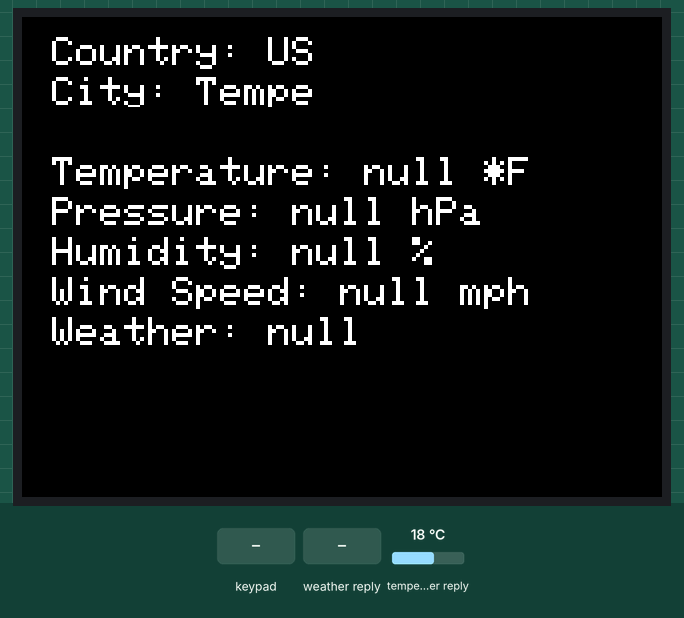
The program below on a simulated ESP32. On the bench: 320×240 colour display. The test bench sets the inputs (shaded band); at power-on: temperature in the weather reply 18 °C. WiFi joins after 1.5 s; servers stay silent unless stated; web services answer with replies made up by the test bench; not simulated (calls return 0 or success): secrets.h; what the program prints to the serial monitor is not drawn.

Above: at 2.8 s.
2.9 s: key 'B' pressed
At 11.1 s:
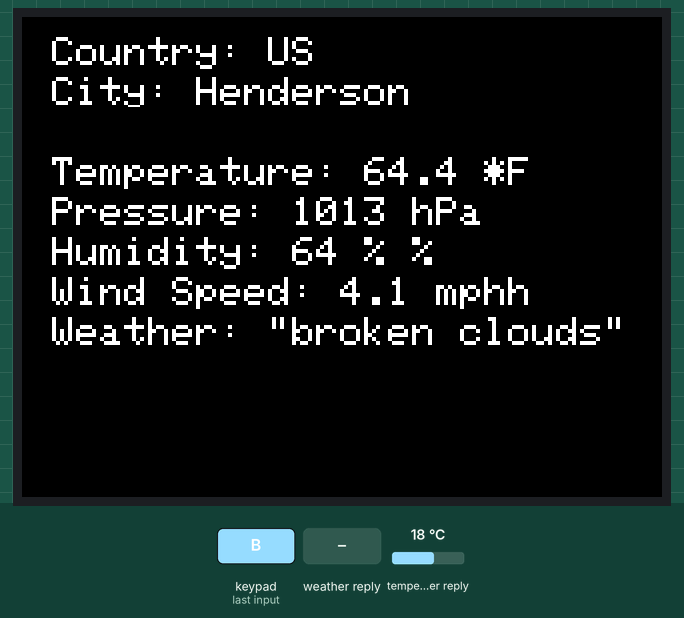
11.8 s: temperature in the weather reply set to -14 °C
At 21.7 s:
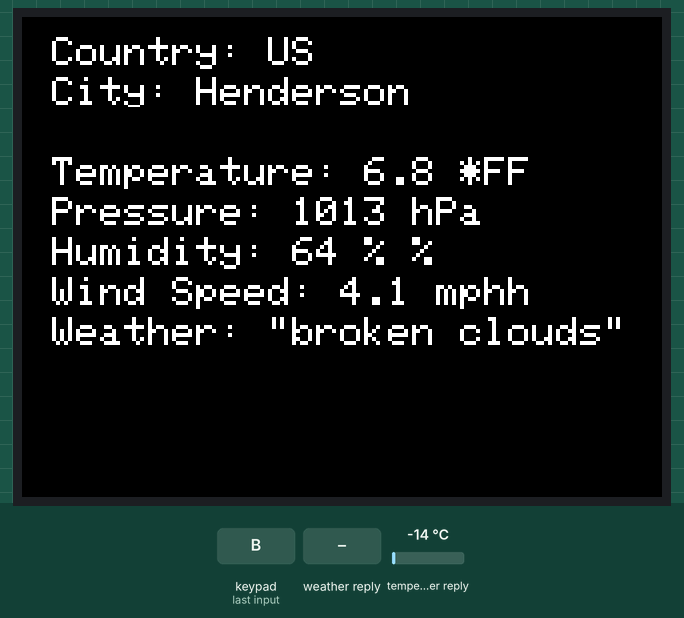
22.1 s: weather in the web reply set to Clear
At 31.5 s:
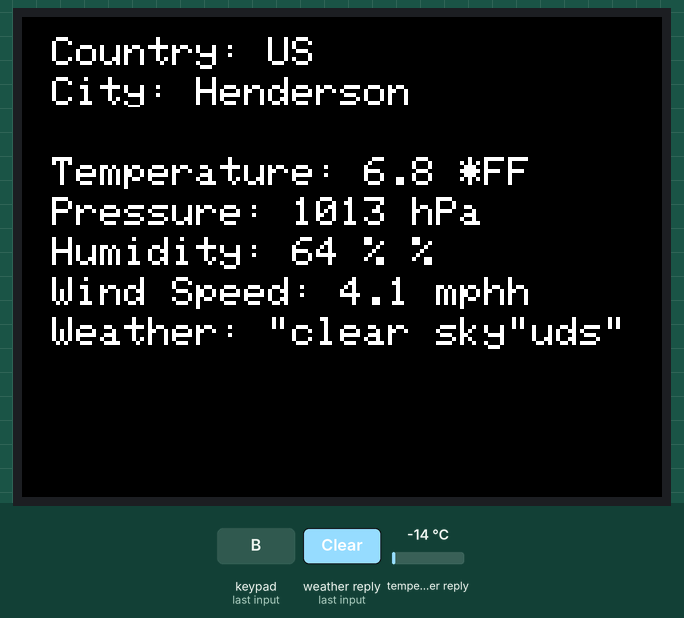
32.3 s: weather in the web reply set to Rain
At 42.2 s:
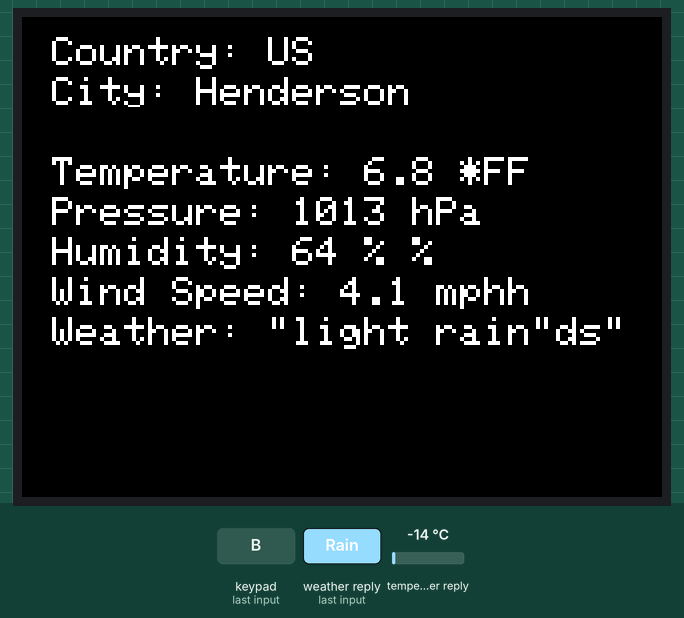
42.6 s: weather in the web reply set to Snow
At 52.5 s:
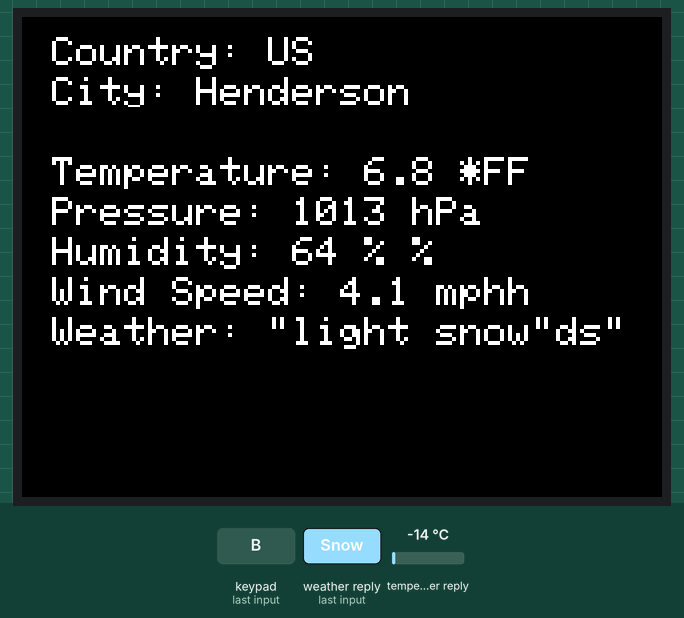
56.6 s: weather in the web reply set to Thunderstorm
At 62.9 s:
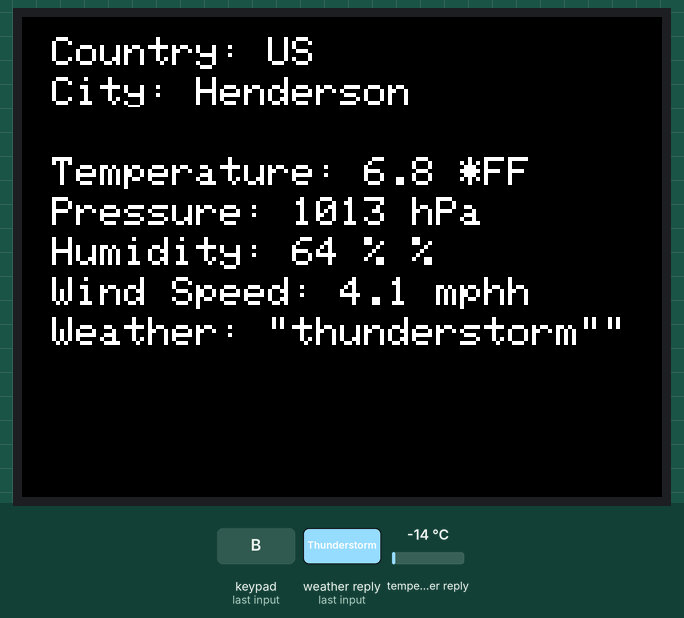
Timing chart, 0 to 64.2 s (numbered marks = the images above; inputs shaded):
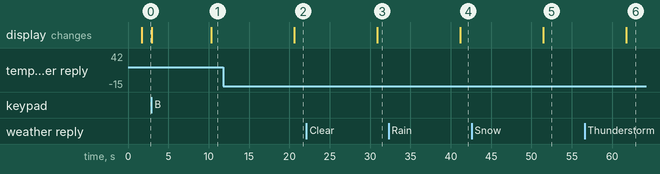

The program:

main.cpp
```cpp
/**
 * 14.1: Using APIs to obtain data
 * Fetches weather data from the OpenWeatherMap API and displays it on the M5Core2 screen.
 * Allows switching between two cities using buttons.
 * Author: Levi Terry
 * Email: lterry80053@uat.edu
 * Due: 8/17/25
 */

// Library imports
#include <Arduino.h>
#include <M5Core2.h>
#include <WiFi.h>
#include <Arduino_JSON.h>
#include <HTTPClient.h>

// Secret imports
#include "secrets.h"

// Global variables
String city = "Tempe";
String countryCode = "US";

JSONVar weatherData;

unsigned long lastUpdateTime = 0;
const unsigned long updateInterval = 10000; // Update every 10 seconds

String jsonBuffer;

void setup() {
  Serial.begin(115200);
  M5.begin();

  // Connect to WiFi
  WiFi.begin(WIFI_SSID, WIFI_PASSWORD);

  Serial.println("Connecting to WiFi...");

  while (WiFi.status() != WL_CONNECTED) {
    Serial.print(".");
    delay(300);
  }
  Serial.println();
  Serial.print("Connected to WiFi. IP Address: ");
  Serial.println(WiFi.localIP());

  M5.Lcd.setTextSize(2);
}

// Function to perform a HTTP GET request
String httpGETRequest(const char* uri)
{
  WiFiClient client;
  HTTPClient http;

  http.begin(client, uri);
  int httpCode = http.GET();

  String payload = "{}";

  if (httpCode > 0)
  {
    Serial.print("HTTP Response code: ");
    Serial.println(httpCode);

    payload = http.getString();
  } else {
    Serial.printf("HTTP GET request failed, error: %s\n", http.errorToString(httpCode).c_str());
  }

  http.end();

  return payload;
}

void loop() {
  M5.update();

  // Check if it's time to update the weather data
  if ((millis() - lastUpdateTime) > updateInterval)
  {
    // Make sure the WiFi is connected before making the request
    if (WiFi.status() == WL_CONNECTED)
    {
      String apiURI = "http://api.openweathermap.org/data/2.5/weather?q=" + city + "," + countryCode + "&appid=" + OPEN_WEATHER_API_KEY + "&units=imperial";

      jsonBuffer = httpGETRequest(apiURI.c_str());
      Serial.println("Received JSON:");
      Serial.print("\t");
      Serial.println(jsonBuffer);

      weatherData = JSON.parse(jsonBuffer);

      // Check if parsing was successful
      if (JSON.typeof(weatherData) == "undefined") {
        Serial.println("Parsing JSON failed!");
        return;
      }

      // Display the data on the serial monitor
      Serial.println("Weather Data:");
      Serial.print("\tCity: ");
      Serial.println(weatherData["name"]);
      Serial.print("\tTemperature: ");
      Serial.print(weatherData["main"]["temp"]);
      Serial.println(" °F");
      Serial.print("\tPressure: ");
      Serial.print(weatherData["main"]["pressure"]);
      Serial.println(" hPa");
      Serial.print("\tHumidity: ");
      Serial.print(weatherData["main"]["humidity"]);
      Serial.println(" %");
      Serial.print("\tWind Speed: ");
      Serial.print(weatherData["wind"]["speed"]);
      Serial.println(" mph");

      Serial.print("\tWeather: ");
      Serial.println(weatherData["weather"][0]["description"]);
    } else {
      Serial.println("WiFi not connected. Cannot fetch weather data.");
    }

    // Update the last update time
    lastUpdateTime = millis();
  }

  // Switch between cities using buttons
  if (M5.BtnA.wasPressed() ) {
    city = "Tempe";
    countryCode = "US";
    M5.Lcd.fillRect(0, 20, 320, 30, BLACK);
  } else if (M5.BtnB.wasPressed()) {
    city = "Henderson";
    countryCode = "US";
    M5.Lcd.fillRect(0, 20, 320, 30, BLACK);
  }

  // Display the weather on the M5Core2 screen
  // Counntry and city
  M5.Lcd.setCursor(15, 10);
  M5.Lcd.print("Country: " + countryCode);
  M5.Lcd.setCursor(15, 30);
  M5.Lcd.print("City: " + city);

  if (JSON.typeof(weatherData) != "undefined") {
    // Clear if last request was unsuccessful
    M5.Lcd.fillRect(0, 45, 320, 20, BLACK);

    // Display weather data
    M5.Lcd.setCursor(15, 70);
    M5.Lcd.print("Temperature: ");
    M5.Lcd.print(weatherData["main"]["temp"]);
    M5.Lcd.print(" *F");

    M5.Lcd.setCursor(15, 90);
    M5.Lcd.print("Pressure: ");
    M5.Lcd.print(weatherData["main"]["pressure"]);

    M5.Lcd.print(" hPa");
    M5.Lcd.setCursor(15, 110);

    M5.Lcd.print("Humidity: ");
    M5.Lcd.print(weatherData["main"]["humidity"]);
    M5.Lcd.print(" %");
    M5.Lcd.setCursor(15, 130);
    M5.Lcd.print("Wind Speed: ");

    M5.Lcd.print(weatherData["wind"]["speed"]);
    M5.Lcd.print(" mph");
    M5.Lcd.setCursor(15, 150);

    M5.Lcd.print("Weather: ");
    M5.Lcd.print(weatherData["weather"][0]["description"]);
  } else {
    M5.Lcd.setCursor(15, 50);
    M5.Lcd.print("No data available");
  }

}
```

Measured:
- after the input at 2.9 s, the display: first changes after 0.07 s (image 1 shows a later state)
- after the input at 11.8 s, the display: changes after 8.8 s (image 2)
- after the input at 22.1 s, the display: changes after 8.8 s (image 3)
- after the input at 32.3 s, the display: changes after 8.9 s (image 4)
- after the input at 42.6 s, the display: changes after 8.9 s (image 5)
- after the input at 56.6 s, the display: changes after 5.2 s (image 6)
